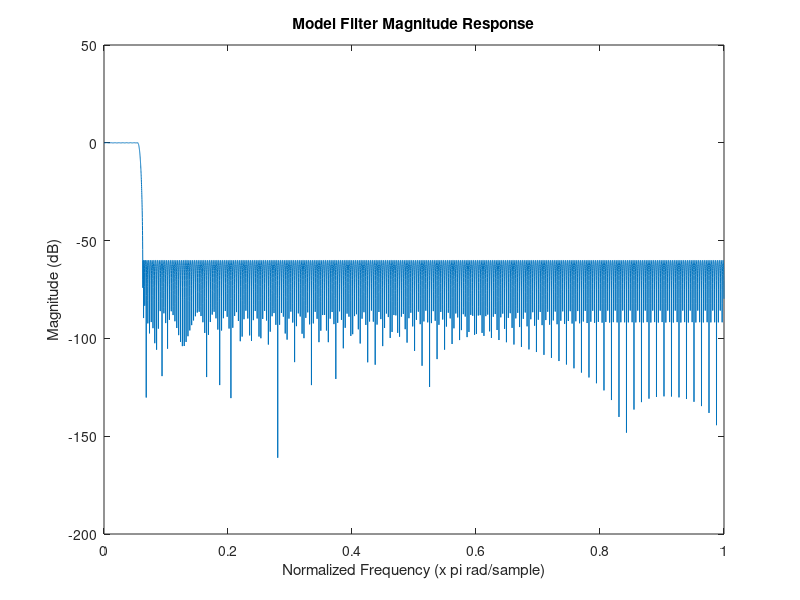
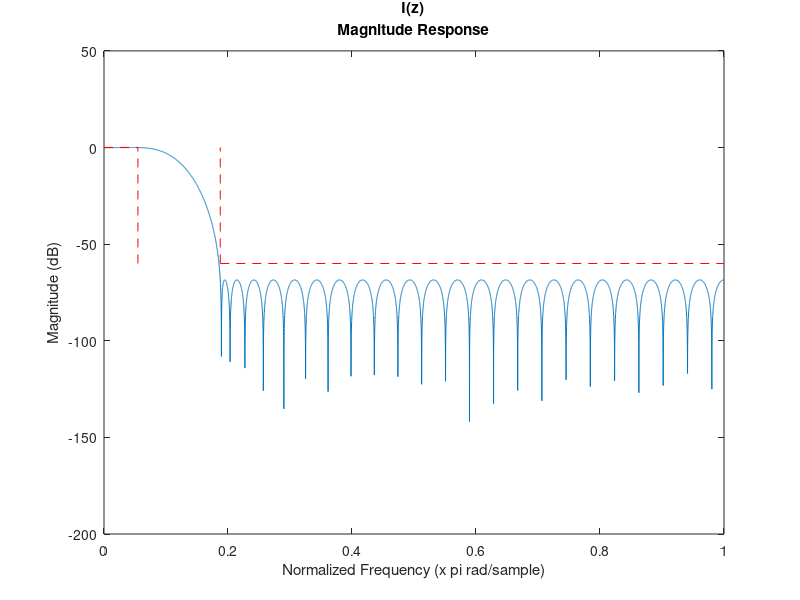
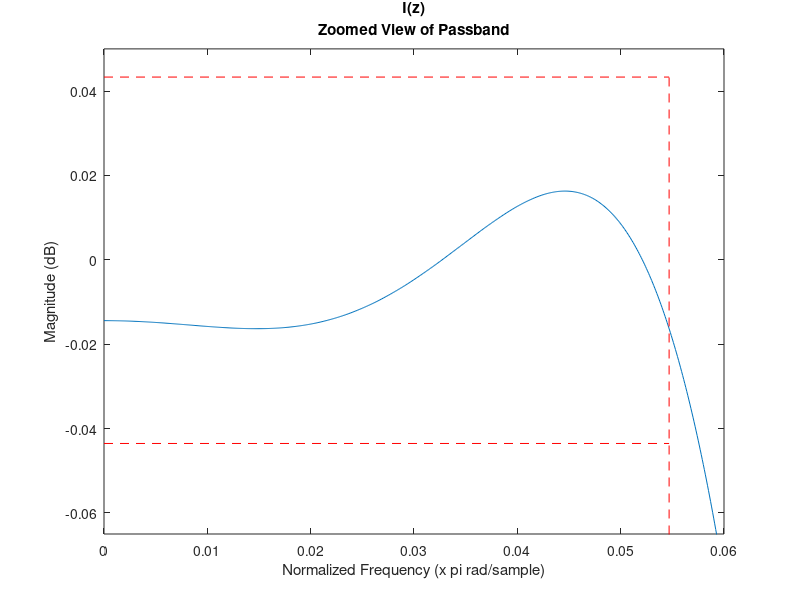
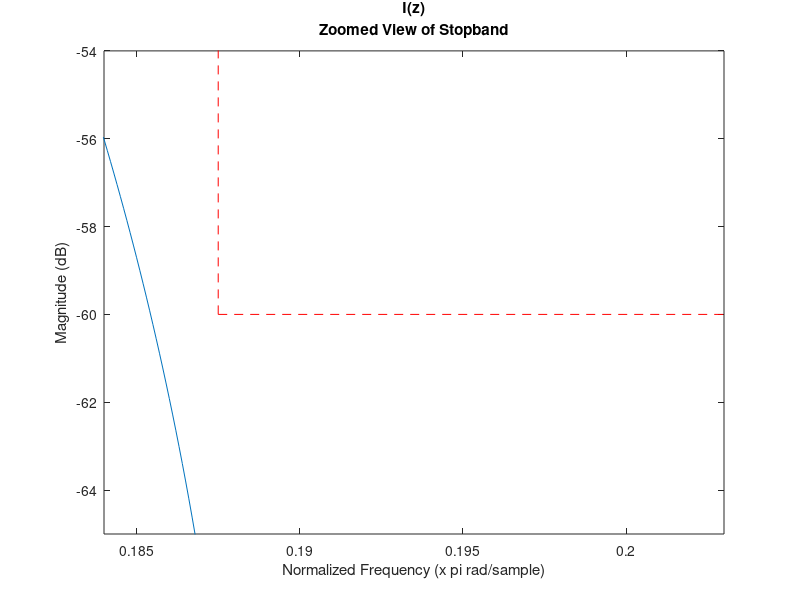

These charts were generated, in order, by the following MATLAB code: (Note: this script raises an error after producing the figures.)
%% Problem 1
% Design a 2-stage downsampler for M=16 that minimizes the overall
% computation rate. Use the Parks-McClellan design algorithm for each
% filter stage. The requirements for the anti-aliasing filter are as
% follows:

clear;
close all;


% Decimation factor
M = 16;

% Passband/stopband requirements
wp = (7/8)*(pi/M);
ws = pi/M;

% Peak Ripple parameters
d1 = 0.01;
d2 = 0.001;

% Model filter (Single Stage)
[n,f0,m0,w] = firpmord([wp/pi ws/pi],[1 0],[d1 d2]);
N_single_stage = n;
b = firpm(n,f0,m0,w);

% Plot model filter magnitude response (single stage)
figure(1)
[H,w] = freqz(b,1,10000);
plot(w/pi,20*log10(abs(H)));
title('Model Filter Magnitude Response');xlabel('Normalized Frequency (x pi rad/sample)');
ylabel('Magnitude (dB)');


% COMPUTE MULTISTAGE DECIMATOR FILTER PARAMETERS
% Find stretch factors that minimize total computational cost
% Compute factors of M (not including 1 and M)
M1 = 2:M-1;
M1 = M1(~(rem(M, M1)));
M2 = flip(M1);

D = (-10*log10(d1/2*d2) - 13)/2.324;
cost = zeros(1,length(M1));
for i=1:length(M1)
    Ng = D/(M1(i)^2*M2(i)*(ws-wp));
    Ni = D/((2*pi)-M1(i)*(ws+wp));
    cost(i) = Ng+Ni;
end
% Find min cost and corresponding index. Use index to find M1 and M2
% stretch factors
[min_cost,i] = min(cost);
M1 = M1(i);
M2 = M2(i);
fprintf('\nStretch Factors:\nM1 = %d, M2 = %d\n',M1,M2);


%************ STAGE 1 I(z) ************************************************
% Stage 1 passband/stop band parameters
wp_i = wp;
ws_i = (2*pi/M1)-ws;
wc = (wp_i+ws_i)/2;

% Estimate the order for stage 1 lowpass filter. Note that filter I(z) uses
% d1/2 for the passband peak ripple.
[n,f0,m0,w] = firpmord([wp_i/pi ws_i/pi],[1 0],[d1/2 d2]);

% Increase filter order since firpmord() underestimated the required order
n = n+5;
N_stage_1 = n;

% Compute stage 1 impulse response
b_i = firpm(n,f0,m0,w);

% Compute frequency response I(z)
[H,w] = freqz(b_i,1,10000);

% Plot magnitude response for I(z)
figure(2)
plot(w/pi,20*log10(abs(H)));
title({'I(z)','Magnitude Response'});xlabel('Normalized Frequency (x pi rad/sample)');
ylabel('Magnitude (dB)');
line([0 wp_i/pi],[20*log10(1+d1/2) 20*log10(1+d1/2)],'color','red','LineStyle','--');
line([0 wp_i/pi],[20*log10(1-d1/2) 20*log10(1-d1/2)],'color','red','LineStyle','--');
line([ws_i/pi 1],[20*log10(d2) 20*log10(d2)],'color','red','LineStyle','--');
line([wp_i/pi wp_i/pi],[20*log10(d2) 20*log10(1+d1/2)],'color','red','LineStyle','--');
line([ws_i/pi ws_i/pi],[20*log10(d2) 20*log10(1+d1/2)],'color','red','LineStyle','--');

% Plot zoomed view of passband
figure(3)
plot(w/pi,20*log10(abs(H)));
title({'I(z)','Zoomed View of Passband'});xlabel('Normalized Frequency (x pi rad/sample)');
ylabel('Magnitude (dB)');
line([0 wp_i/pi],[20*log10(1+d1/2) 20*log10(1+d1/2)],'color','red','LineStyle','--');
line([0 wp_i/pi],[20*log10(1-d1/2) 20*log10(1-d1/2)],'color','red','LineStyle','--');
line([ws_i/pi 1],[20*log10(d2) 20*log10(d2)],'color','red','LineStyle','--');
line([wp_i/pi wp_i/pi],[20*log10(d2) 20*log10(1+d1/2)],'color','red','LineStyle','--');
line([ws_i/pi ws_i/pi],[20*log10(d2) 20*log10(1+d1/2)],'color','red','LineStyle','--');
axis([0 0.06 -0.065 0.05]);

% Plot zoomed view of stopband
figure(4)
plot(w/pi,20*log10(abs(H)));
title({'I(z)','Zoomed View of Stopband'});xlabel('Normalized Frequency (x pi rad/sample)');
ylabel('Magnitude (dB)');
line([0 wp_i/pi],[20*log10(1+d1/2) 20*log10(1+d1/2)],'color','red','LineStyle','--');
line([0 wp_i/pi],[20*log10(1-d1/2) 20*log10(1-d1/2)],'color','red','LineStyle','--');
line([ws_i/pi 1],[20*log10(d2) 20*log10(d2)],'color','red','LineStyle','--');
line([wp_i/pi wp_i/pi],[20*log10(d2) 20*log10(1+d1/2)],'color','red','LineStyle','--');
line([ws_i/pi ws_i/pi],[20*log10(d2) 20*log10(1+d1/2)],'color','red','LineStyle','--');
axis([0.184 0.203 -65 -54]);

%**************************************************************************
%************ STAGE 2 G(z) ************************************************
% Stage 2 passband/stop band parameters
wp_g = M1*wp;
ws_g = M1*ws;

% Estimate the order for stage 2 lowpass filter. Note that filter G(z) uses
% d1/2 for the passband peak ripple.
[n,f0,m0,w] = firpmord([wp_g/pi ws_g/pi],[1 0],[d1/2 d2]);

% Increase filter order since firpmord() underestimated the required order
n = n+2;
N_stage_2 = n;

% Compute stage 2 impulse response
b_g = firpm(n,f0,m0,w);

% Upsample G(z) impulse response
b_g_interp = upsample(b_g,M1);

% Compute frequency response G(z)
[H,w] = freqz(b_g_interp,1,10000);

% Plot magnitude response of stage 2 filter
figure(5)
plot(w/pi,20*log10(abs(H)));
title({'G(z^8)','Magnitude Response'});xlabel('Normalized Frequency (x pi rad/sample)');
ylabel('Magnitude (dB)');
line([0 wp_g/(pi*M1)],[20*log10(1+d1/2) 20*log10(1+d1/2)],'color','red','LineStyle','--');
line([0 wp_g/(pi*M1)],[20*log10(1-d1/2) 20*log10(1-d1/2)],'color','red','LineStyle','--');
line([ws_g/(pi*M1) 1],[20*log10(d2) 20*log10(d2)],'color','red','LineStyle','--');
line([wp_g/(pi*M1) wp_g/(pi*M1)],[20*log10(d2) 20*log10(1+d1/2)],'color','red','LineStyle','--');
line([ws_g/(pi*M1) ws_g/(pi*M1)],[20*log10(d2) 20*log10(1+d1/2)],'color','red','LineStyle','--');

% Plot zoomed view of passband
figure(6)
plot(w/pi,20*log10(abs(H)));
title({'G(z^8)','Zoomed View of Passband'});xlabel('Normalized Frequency (x pi rad/sample)');
ylabel('Magnitude (dB)');
line([0 wp_g/(pi*M1)],[20*log10(1+d1/2) 20*log10(1+d1/2)],'color','red','LineStyle','--');
line([0 wp_g/(pi*M1)],[20*log10(1-d1/2) 20*log10(1-d1/2)],'color','red','LineStyle','--');
line([ws_g/(pi*M1) 1],[20*log10(d2) 20*log10(d2)],'color','red','LineStyle','--');
line([wp_g/(pi*M1) wp_g/(pi*M1)],[20*log10(d2) 20*log10(1+d1/2)],'color','red','LineStyle','--');
line([ws_g/(pi*M1) ws_g/(pi*M1)],[20*log10(d2) 20*log10(1+d1/2)],'color','red','LineStyle','--');
axis([0 0.06 -0.05 0.05])

% Plot zoomed view of passband @ wp_g
figure(7)
plot(w/pi,20*log10(abs(H)));
title({'G(z^8)','Zoomed View of Passband @ wp'});xlabel('Normalized Frequency (x pi rad/sample)');
ylabel('Magnitude (dB)');
line([0 wp_g/(pi*M1)],[20*log10(1+d1/2) 20*log10(1+d1/2)],'color','red','LineStyle','--');
line([0 wp_g/(pi*M1)],[20*log10(1-d1/2) 20*log10(1-d1/2)],'color','red','LineStyle','--');
line([ws_g/(pi*M1) 1],[20*log10(d2) 20*log10(d2)],'color','red','LineStyle','--');
line([wp_g/(pi*M1) wp_g/(pi*M1)],[20*log10(d2) 20*log10(1+d1/2)],'color','red','LineStyle','--');
line([ws_g/(pi*M1) ws_g/(pi*M1)],[20*log10(d2) 20*log10(1+d1/2)],'color','red','LineStyle','--');
axis([0.0528 0.0548 -0.05 0.045])

% Plot zoomed view of stopband
figure(8)
plot(w/pi,20*log10(abs(H)));
title({'G(z^8)','Zoomed View of Stopband'});xlabel('Normalized Frequency (x pi rad/sample)');
ylabel('Magnitude (dB)');
line([0 wp_g/(pi*M1)],[20*log10(1+d1/2) 20*log10(1+d1/2)],'color','red','LineStyle','--');
line([0 wp_g/(pi*M1)],[20*log10(1-d1/2) 20*log10(1-d1/2)],'color','red','LineStyle','--');
line([ws_g/(pi*M1) 1],[20*log10(d2) 20*log10(d2)],'color','red','LineStyle','--');
line([wp_g/(pi*M1) wp_g/(pi*M1)],[20*log10(d2) 20*log10(1+d1/2)],'color','red','LineStyle','--');
line([ws_g/(pi*M1) ws_g/(pi*M1)],[20*log10(d2) 20*log10(1+d1/2)],'color','red','LineStyle','--');
axis([0 1 -66 -53]);

% Plot zoomed view of stopband at ws
figure(9)
plot(w/pi,20*log10(abs(H)));
title({'G(z^8)','Zoomed View of Stopband @ws'});xlabel('Normalized Frequency (x pi rad/sample)');
ylabel('Magnitude (dB)');
line([0 wp_g/(pi*M1)],[20*log10(1+d1/2) 20*log10(1+d1/2)],'color','red','LineStyle','--');
line([0 wp_g/(pi*M1)],[20*log10(1-d1/2) 20*log10(1-d1/2)],'color','red','LineStyle','--');
line([ws_g/(pi*M1) 1],[20*log10(d2) 20*log10(d2)],'color','red','LineStyle','--');
line([wp_g/(pi*M1) wp_g/(pi*M1)],[20*log10(d2) 20*log10(1+d1/2)],'color','red','LineStyle','--');
line([ws_g/(pi*M1) ws_g/(pi*M1)],[20*log10(d2) 20*log10(1+d1/2)],'color','red','LineStyle','--');
axis([0.06244 0.06255 -60.0007 -59.9988])


%************ Convolve Filters ********************************************
% Convolve I(z) and G(z) impulse responses
h = conv(b_i,b_g_interp);

% Compute frequency response of filter
[H,w] = freqz(h,1,10000);

% Plot magnitude response of filter
figure(10)
plot(w/pi,20*log10(abs(H)));
title({'I(z)G(z^8)','Magnitude Response'});xlabel('Normalized Frequency (x pi rad/sample)');
ylabel('Magnitude (dB)');
line([0 wp/pi],[20*log10(1+d1) 20*log10(1+d1)],'color','red','LineStyle','--');
line([0 wp/pi],[20*log10(1-d1) 20*log10(1-d1)],'color','red','LineStyle','--');
line([ws/pi 1],[20*log10(d2) 20*log10(d2)],'color','red','LineStyle','--');
line([wp/pi wp/pi],[20*log10(d2) 20*log10(1+d1)],'color','red','LineStyle','--');
line([ws/pi ws/pi],[20*log10(d2) 0],'color','red','LineStyle','--');

% Plot zoomed view of passband
figure(11)
plot(w/pi,20*log10(abs(H)));
title({'I(z)G(z^8)','Zoomed View of Passband'});xlabel('Normalized Frequency (x pi rad/sample)');
ylabel('Magnitude (dB)');
line([0 wp/pi],[20*log10(1+d1) 20*log10(1+d1)],'color','red','LineStyle','--');
line([0 wp/pi],[20*log10(1-d1) 20*log10(1-d1)],'color','red','LineStyle','--');
line([ws/pi 1],[20*log10(d2) 20*log10(d2)],'color','red','LineStyle','--');
line([wp/pi wp/pi],[20*log10(d2) 20*log10(1+d1)],'color','red','LineStyle','--');
line([ws/pi ws/pi],[20*log10(d2) 0],'color','red','LineStyle','--');
axis([0 0.06 -0.2 0.2]);

% Plot zoomed view of passband at wp
figure(12)
plot(w/pi,20*log10(abs(H)));
title({'I(z)G(z^8)','Zoomed View of Passband @ wp'});xlabel('Normalized Frequency (x pi rad/sample)');
ylabel('Magnitude (dB)');
line([0 wp/pi],[20*log10(1+d1) 20*log10(1+d1)],'color','red','LineStyle','--');
line([0 wp/pi],[20*log10(1-d1) 20*log10(1-d1)],'color','red','LineStyle','--');
line([ws/pi 1],[20*log10(d2) 20*log10(d2)],'color','red','LineStyle','--');
line([wp/pi wp/pi],[20*log10(d2) 20*log10(1+d1)],'color','red','LineStyle','--');
line([ws/pi ws/pi],[20*log10(d2) 0],'color','red','LineStyle','--');
axis([0.05462 0.05479 -0.2 0.1]);

% Plot zoomed view of stopband
figure(13)
plot(w/pi,20*log10(abs(H)));
title({'I(z)G(z^8)','Zoomed View of Stopband'});xlabel('Normalized Frequency (x pi rad/sample)');
ylabel('Magnitude (dB)');
line([0 wp/pi],[20*log10(1+d1) 20*log10(1+d1)],'color','red','LineStyle','--');
line([0 wp/pi],[20*log10(1-d1) 20*log10(1-d1)],'color','red','LineStyle','--');
line([ws/pi 1],[20*log10(d2) 20*log10(d2)],'color','red','LineStyle','--');
line([wp/pi wp/pi],[20*log10(d2) 20*log10(1+d1)],'color','red','LineStyle','--');
line([ws/pi ws/pi],[20*log10(d2) 0],'color','red','LineStyle','--');
axis([0 1 -100 -20]);

% Plot zoomed view of stopband @ ws
figure(14)
plot(w/pi,20*log10(abs(H)));
title({'I(z)G(z^8)','Zoomed View of Stopband @ ws'});xlabel('Normalized Frequency (x pi rad/sample)');
ylabel('Magnitude (dB)');
line([0 wp/pi],[20*log10(1+d1) 20*log10(1+d1)],'color','red','LineStyle','--');
line([0 wp/pi],[20*log10(1-d1) 20*log10(1-d1)],'color','red','LineStyle','--');
line([ws/pi 1],[20*log10(d2) 20*log10(d2)],'color','red','LineStyle','--');
line([wp/pi wp/pi],[20*log10(d2) 20*log10(1+d1)],'color','red','LineStyle','--');
line([ws/pi ws/pi],[20*log10(d2) 0],'color','red','LineStyle','--');
axis([0.06242 0.06259 -60.0015 -59.9980]);

fprintf('\nDirect-Form Filter Order = %d',N_single_stage);
fprintf('\nStage 1 Filter Order = %d',N_stage_1);
fprintf('\nStage 2 Filter Order = %d\n',N_stage_2);



%% Problem 2

% Impulse responses from problem 1
hi = M1*b_i;    % I(z) impulse response
hg = M2*b_g;    % G(z) impulse response

%************ STAGE 1 I(z) ************************************************
% Compute impulse response, frequency response, and phase
% phase response for each stage 1 polyphase component. Since length of 
% hi(8:M1:end) is less than the others i need to add if/else statements to
% handle it.
% ei --> Impulse response
% EZ --> Frequency response
% PZ --> Phase response
ei = zeros(round(length(hi)/M1),M1);
EZ = zeros(10000,M1);
PZ = zeros(10000,M1);
for i = 1:M1
    if i == 8
        ei(1:end-1,i) = M1*hi(i:M1:end);
        EZ(:,i) = freqz(ei(1:end-1,i),1,10000);
        PZ(:,i) = phasez(ei(1:end-1,i),1,10000);
    else
        ei(:,i) = M1*hi(i:M1:end);
        EZ(:,i) = freqz(ei(:,i),1,10000);
        PZ(:,i) = phasez(ei(:,i),1,10000);
    end
end

% Plot magnitude response of polyphase components
figure(16)
hold on
w = linspace(0,pi,10000);
plot(w/pi,20*log10(abs(EZ)));
title('Stage 1 Polyphase Magnitude Response');xlabel('Normalized Frequency (x pi rad/sample)');
ylabel('Magnitude (dB)');
legend('E_0(w)','E_1(w)','E_2(w)','E_3(w)','E_4(w)','E_5(w)','E_6(w)','E_7(w)','Location','southwest');

% Plot phase response of polyphase components
figure(17)
plot(w/pi,PZ);
title('Stage 1 Polyphase Phase Response');xlabel('Normalized Frequency (x pi rad/sample)');
ylabel('Phase (radians)');
legend('E_0(theta)','E_1(theta)','E_2(theta)','E_3(theta)','E_4(theta)','E_5(theta)','E_6(theta)','E_7(theta)','Location','southwest');

%************ STAGE 2 G(z) ************************************************
% Compute polyphase impulse response components for stage 2 (G(z))
e0 = M2*(hg(1:M2:end));%/sum(hg(1:M2:end)));
e1 = M2*(hg(2:M2:end));%/sum(hg(2:M2:end)));

% Compute frequency response for each stage 2 (G(z)) polyphase component
EZ = zeros(10000,M2);
[EZ(:,1),w] = freqz(e0,1,10000);
EZ(:,2) = freqz(e1,1,10000);

% Compute phase response for each stage 2 (G(z)) polyphase component
PZ = zeros(10000,M2);
PZ(:,1) = phasez(e0,1,10000);
PZ(:,2) = phasez(e1,1,10000);

% Plot magnitude response of polyphase components
figure(19)
hold on
plot(w/pi,20*log10(abs(EZ)));
title('Stage 2 Polyphase Magnitude Response');xlabel('Normalized Frequency (x pi rad/sample)');
ylabel('Magnitude (dB)');
legend('E_0(w)','E_1(w)');

% Plot phase response of polyphase components
figure(20)
plot(w/pi,PZ);
title('Stage 2 Polyphase Phase Response');xlabel('Normalized Frequency (x pi rad/sample)');
ylabel('Phase (radians)');
legend('E_0(theta)','E_1(theta)');

